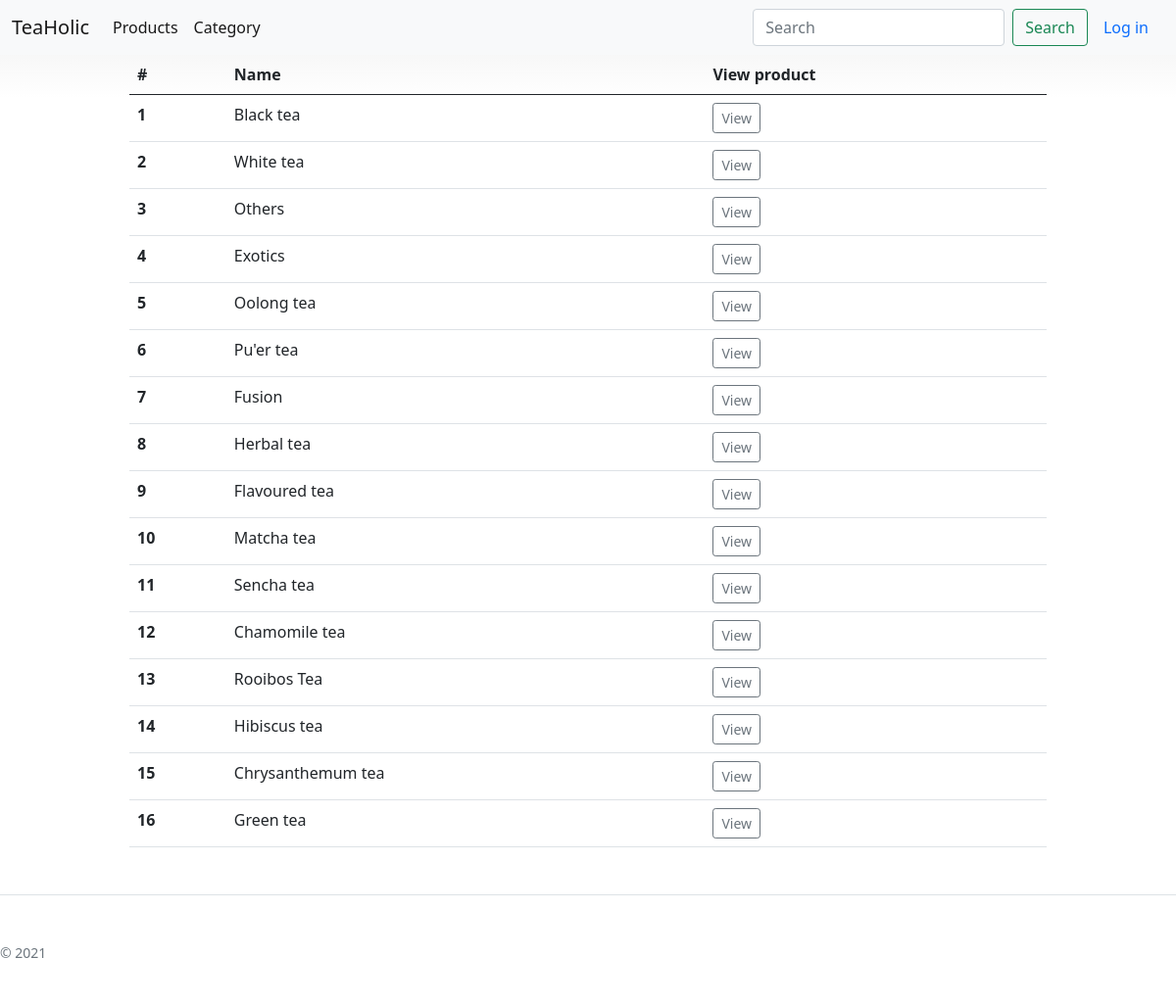
The page /category on the database its author committed.
### bboard/models.py (models this page shows, shortened)
class Category(models.Model):
    name = models.CharField(max_length=50)

### bboard/views.py (the view)
# urls.py: path('category', views.category, name = 'category'),
def category(request):
    user = get_userprofile(request)
    categories = Category.objects.all()
    return render(request,'bboard/basis/category/category.html', {'categories':categories,'user':user})

### bboard/services/services.py (called while the page is built)
def get_userprofile(request):
    if request.user.is_authenticated:
        user = request.user
        user_profile = UserProfile.objects.get(user=user)
        return user_profile
    else:
        return None

### bboard/templates/bboard/basis/category/category.html (shortened to what this page needs)
{% extends "bboard/basis/base.html" %}
{% block content %}
<div class="container">
    <table class="table">
        <thead>
        <tr>
            <th scope="col">#</th>
            <th scope="col">Name</th>
            <th scope="col">View product</th>
                    </tr>
        </thead>
        <tbody>
{% for category in categories  %}
        <tr>
            <th scope="row">{{ forloop.counter }}
</th>
            <td >{{ category.name}}</td>
            <td>
                <a class="btn btn-outline-secondary btn-block btn-sm" href="{% url 'product_from_category' id=category.id %}">View</a>
            </td>
        </tr>
{% endfor %}
        </tbody>
    </table>
</div>
{% endblock %}

### bboard/static/bboard/css/pricing.css (style rules this page uses)
body { background-image: linear-gradient(180deg, #eee, #fff 100px, #fff); }
.container { max-width: 960px; }

### rows shown on the page
Category: name "Black tea"
Category: name "White tea"
Category: name "Others"
Category: name "Exotics"
Category: name "Oolong tea"
Category: name "Pu'er tea"
Category: name "Fusion"
Category: name "Herbal tea"
Category: name "Flavoured tea"
Category: name "Matcha tea"
Category: name "Sencha tea"
Category: name "Chamomile tea"
Category: name "Rooibos Tea"
Category: name "Hibiscus tea"
Category: name "Chrysanthemum tea"
Category: name "Green tea"
